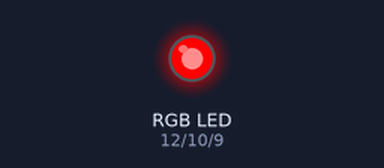
Bench run of a sketch on a simulated Arduino Uno, built with avr-gcc and run on an emulated ATmega328P. Shown: an RGB LED mixed from three pins (HIGH = lit).

Above: at 0.5 s.
At 1.5 s:
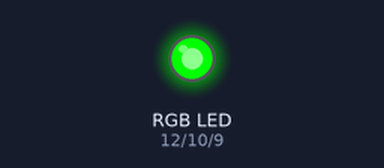
At 2.5 s:
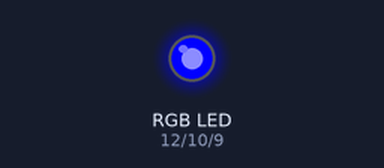
At 3.5 s:
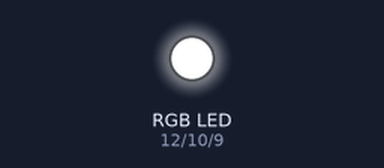
At 4.5 s:
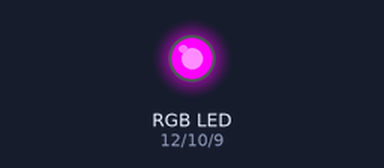
At 8.5 s:
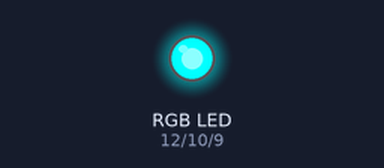
Timing chart, 0 to 9.1 s (numbered marks = the images above):
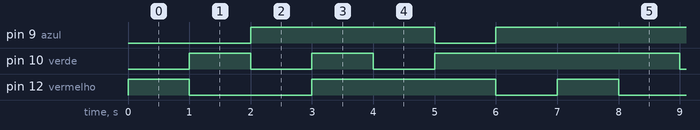

Measured:
- by itself, pin 9 (azul): repeats every 7.0 s: LOW 1.0 s, HIGH 6.0 s
- by itself, pin 10 (verde): repeats every 7.0 s: LOW 1.0 s, HIGH 1.0 s, LOW 1.0 s, HIGH 4.0 s
- by itself, pin 12 (vermelho): repeats every 7.0 s: LOW 2.0 s, HIGH 3.0 s, LOW 1.0 s, HIGH 1.0 s

The sketch:

led_RGB_CMYK.ino
```cpp
int vermelho = 12;
int verde = 10;
int azul = 9;

void setup() {
  pinMode(vermelho, OUTPUT);
  pinMode(verde, OUTPUT);
  pinMode(azul, OUTPUT);
}
void loop() {
    digitalWrite(vermelho, HIGH);
  delay(1000);
  digitalWrite(vermelho, LOW);
  digitalWrite(verde, HIGH);
  delay(1000);
  digitalWrite(verde, LOW);
  digitalWrite(azul, HIGH);
  delay(1000);
  digitalWrite(vermelho, HIGH);
  digitalWrite(verde, HIGH);
  delay(1000);
  digitalWrite(verde, LOW);
  delay(1000);
  digitalWrite(azul, LOW);
  digitalWrite(verde, HIGH);
  delay(1000);
  digitalWrite(vermelho, LOW);
  digitalWrite(azul, HIGH);
  delay(1000);
}
```
